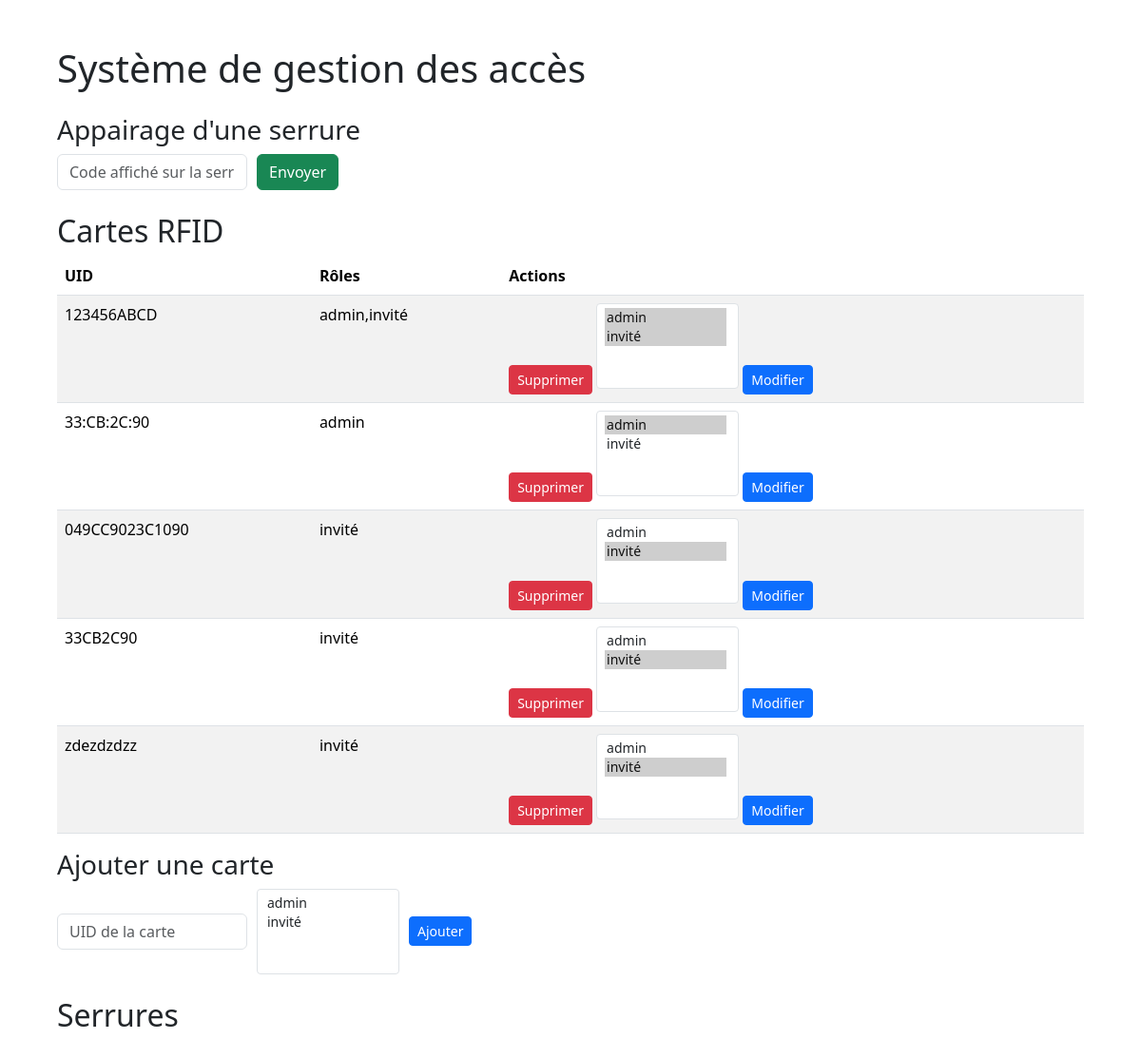
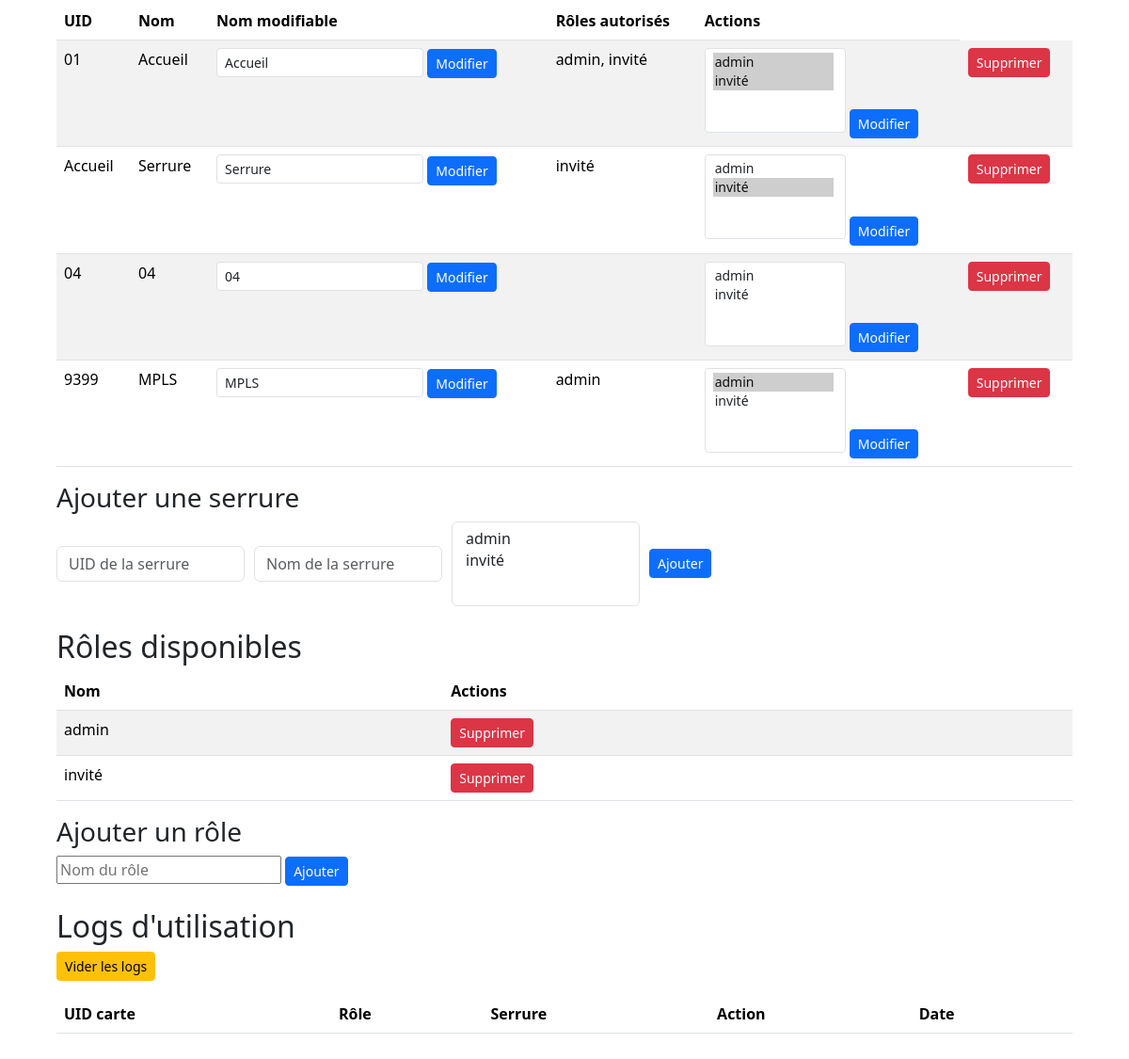
The page / on the database its author committed (2 pictures, top to bottom).
### tables this page shows
CREATE TABLE cartes (
    id INTEGER PRIMARY KEY AUTOINCREMENT,
    uid TEXT UNIQUE,
    role TEXT
);

CREATE TABLE serrures (
    id INTEGER PRIMARY KEY AUTOINCREMENT,
    uid TEXT UNIQUE,
    nom TEXT,
    roles_autorises TEXT
);

CREATE TABLE roles (
    id INTEGER PRIMARY KEY AUTOINCREMENT,
    nom TEXT UNIQUE
);

### main.py (the view)
@app.get("/", response_class=HTMLResponse)
def index(request: Request):
    conn_local = sqlite3.connect("serrure.db")
    cursor_local = conn_local.cursor()
    cursor_local.execute("SELECT uid, role FROM cartes")
    cartes = cursor_local.fetchall()
    cursor_local.execute("SELECT * FROM serrures")
    serrures = cursor_local.fetchall()
    cursor_local.execute("SELECT * FROM logs ORDER BY date_utilisation DESC LIMIT 50")
    logs = cursor_local.fetchall()
    cursor_local.execute("SELECT * FROM roles")
    roles = cursor_local.fetchall()
    conn_local.close()
    return templates.TemplateResponse("index.html", {
        "request": request,
        "cartes": cartes,
        "serrures": serrures,
        "logs": logs,
        "roles": roles
    })

### templates/index.html (shortened to what this page needs)
<!DOCTYPE html>
<html lang="fr">
<head>
    <link rel="stylesheet" href="/static/styles.css">
    <link href="https://cdn.jsdelivr.net/npm/bootstrap@5.3.2/dist/css/bootstrap.min.css" rel="stylesheet">
</head>
<body class="p-5">
<div class="container">
    <h1 class="mb-4">Système de gestion des accès</h1>
    <div class="mb-4">
        <h3>Appairage d'une serrure</h3>
        <form id="pairing-form" style="display:flex; gap:10px; align-items:center;">
            <input type="text" id="pairing-code" placeholder="Code affiché sur la serrure" required class="form-control" style="width:200px;">
            <button type="submit" class="btn btn-success">Envoyer</button>
        </form>
    </div>
<h2>Cartes RFID</h2>
<table class="table table-striped">
    <thead>
        <tr>
            <th>UID</th>
            <th>Rôles</th>
            <th>Actions</th>
        </tr>
    </thead>
    <tbody>
        {% for carte in cartes %}
        <tr>
            <td>{{ carte[0] }}</td>
            <td>{{ carte[1] }}</td>
            <td>
                <form method="post" action="/cartes/supprimer" style="display:inline;">
                    <button type="submit" class="btn btn-danger btn-sm">Supprimer</button>
                </form>
                <form method="post" action="/cartes/modifier_roles/{{ carte[0] }}" style="display:inline;">
                    {% set roles_carte = carte[1].split(',') if carte[1] else [] %}
                    <select name="roles_autorises" multiple
                            class="form-select form-select-sm d-inline-block"
                            style="width:150px; height:90px;">
                        {% for role in roles %}
                            <option value="{{ role[1] }}"
                                {% if role[1] in roles_carte %}selected{% endif %}>
                                {{ role[1] }}
                            </option>
                        {% endfor %}
                    </select>
                    <button type="submit" class="btn btn-primary btn-sm">Modifier</button>
                </form>
            </td>
        </tr>
        {% endfor %}
    </tbody>
</table>
<h3>Ajouter une carte</h3>
<form method="post" action="/cartes/ajouter" style="display:flex; gap:10px; align-items:center;">
    <input type="text" name="uid" placeholder="UID de la carte" required class="form-control" style="width:200px;">
    <select name="roles_autorises" multiple class="form-select form-select-sm d-inline-block" style="width:150px; height:90px;">
        {% for role in roles %}
            <option value="{{ role[1] }}">{{ role[1] }}</option>
        {% endfor %}
    </select>
    <button type="submit" class="btn btn-primary btn-sm">Ajouter</button>
</form>
<h2 class="mt-4">Serrures</h2>
<table class="table table-striped">
    <thead>
        <tr>
            <th>UID</th>
            <th>Nom</th>
            <th>Nom modifiable</th>
            <th>Rôles autorisés</th>
            <th>Actions</th>
        </tr>
    </thead>
    <tbody>
        {% for serrure in serrures %}
        <tr>
            <td>{{ serrure[1] }}</td>
            <td>{{ serrure[2] }}</td>
            <td>
                <form method="post" action="/serrures/modifier_nom/{{ serrure[1] }}" style="display:inline;">
                    <input type="text" name="nom" value="{{ serrure[2] }}" class="form-control form-control-sm" style="width:auto; display:inline-block;">
                    <button type="submit" class="btn btn-primary btn-sm">Modifier</button>
                </form>
            </td>
            <td>
    {% set roles_serrure = serrure[3].split(',') if serrure[3] else [] %}
    {{ roles_serrure | join(', ') }}
</td>
<td>
    <form method="post" action="/serrures/modifier_roles/{{ serrure[1] }}" style="display:inline;">
        <select name="roles_autorises" multiple
                class="form-select form-select-sm d-inline-block"
                style="width:150px; height:90px;">
            {% for role in roles %}
                <option value="{{ role[1] }}"
                    {% if role[1] in roles_serrure %}selected{% endif %}>
                    {{ role[1] }}
                </option>
            {% endfor %}
        </select>
        <button type="submit" class="btn btn-primary btn-sm">Modifier</button>
    </form>
</td>
            <td>
                <form method="post" action="/serrures/supprimer" style="display:inline;">
                    <button class="btn btn-danger btn-sm">Supprimer</button>
                </form>
            </td>
        </tr>
        {% endfor %}
    </tbody>
</table>
<h3>Ajouter une serrure</h3>
<form method="post" action="/serrures/ajouter" style="display:flex; gap:10px; align-items:center;" class="mb-4">
    <input type="text" name="uid" placeholder="UID de la serrure" required class="form-control" style="width:200px;">
    <input type="text" name="nom" placeholder="Nom de la serrure" required class="form-control" style="width:200px;">
    <select name="roles_autorises" multiple class="form-select" style="width:200px; height:90px;">
        {% for role in roles %}
            <option value="{{ role[1] }}">{{ role[1] }}</option>
        {% endfor %}
    </select>
    <button type="submit" class="btn btn-primary btn-sm">Ajouter</button>
</form>
<h2>Rôles disponibles</h2>
<table class="table table-striped">
    <thead>
        <tr>
            <th>Nom</th>
            <th>Actions</th>
        </tr>
    </thead>
    <tbody>
        {% for role in roles %}
        <tr>
            <td>{{ role[1] }}</td>
            <td>
                <form method="post" action="/roles/supprimer" style="display:inline;">
                    <button class="btn btn-danger btn-sm">Supprimer</button>
                </form>
            </td>
        </tr>
        {% endfor %}
    </tbody>
</table>
    <h3>Ajouter un rôle</h3>
    <form method="post" action="/roles/ajouter" class="mb-4">
        <input type="text" name="nom" placeholder="Nom du rôle" required>
        <button class="btn btn-primary btn-sm">Ajouter</button>
    </form>
<h2>Logs d'utilisation</h2>
<form method="post" action="/logs/vider" style="margin-bottom: 15px;">
    <button type="submit" class="btn btn-warning btn-sm">Vider les logs</button>
</form>
<table class="table table-striped">
    <thead>
        <tr>
            <th>UID carte</th>
            <th>Rôle</th>
            <th>Serrure</th>
            <th>Action</th>
            <th>Date</th>
        </tr>
    </thead>
</table>
</div>
</body>
</html>

### rows shown on the page
cartes: uid "123456ABCD", role "admin,invité"
cartes: uid "33:CB:2C:90", role "admin"
cartes: uid "049CC9023C1090", role "invité"
cartes: uid "33CB2C90", role "invité"
cartes: uid "zdezdzdzz", role "invité"
serrures: uid "01", nom "Accueil", roles_serrure "admin, invité"
serrures: uid "Accueil", nom "Serrure", roles_autorises "invité"
serrures: uid "04", nom "04"
serrures: uid "9399", nom "MPLS", roles_autorises "admin"
roles: nom "admin"
roles: nom "invité"

### other values the page prints
form field roles_autorises "admin ☑ / invité ☑"
form field roles_autorises "admin ☑ / invité"
form field roles_autorises "admin / invité ☑"
